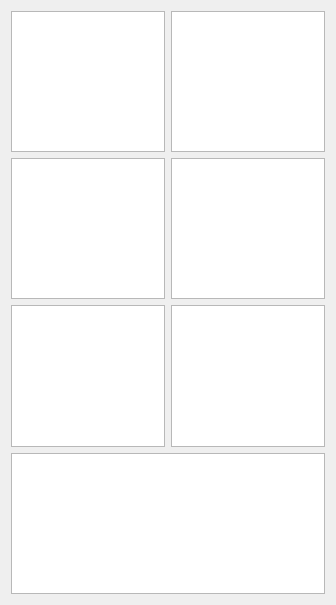
<?xml version="1.0" encoding="UTF-8"?>
<ui version="4.0">
 <class>MainWindow</class>
 <widget class="QMainWindow" name="MainWindow">
  <property name="geometry">
   <rect>
    <x>0</x>
    <y>0</y>
    <width>336</width>
    <height>605</height>
   </rect>
  </property>
  <property name="windowTitle">
   <string>Sensor Demo</string>
  </property>
  <widget class="QWidget" name="centralWidget">
   <layout class="QVBoxLayout" name="verticalLayout">
    <item>
     <layout class="QHBoxLayout" name="horizontalLayout">
      <item>
       <widget class="QTextEdit" name="textEdit_1"/>
      </item>
      <item>
       <widget class="QTextEdit" name="textEdit"/>
      </item>
     </layout>
    </item>
    <item>
     <layout class="QHBoxLayout" name="horizontalLayout_2">
      <item>
       <widget class="QTextEdit" name="textEdit_3"/>
      </item>
      <item>
       <widget class="QTextEdit" name="textEdit_4"/>
      </item>
     </layout>
    </item>
    <item>
     <layout class="QHBoxLayout" name="horizontalLayout_3">
      <item>
       <widget class="QTextEdit" name="textEdit_5"/>
      </item>
      <item>
       <widget class="QTextEdit" name="textEdit_6"/>
      </item>
     </layout>
    </item>
    <item>
     <widget class="QTextEdit" name="textEdit_bottom"/>
    </item>
   </layout>
  </widget>
 </widget>
 <layoutdefault spacing="6" margin="11"/>
 <resources/>
 <connections/>
</ui>
